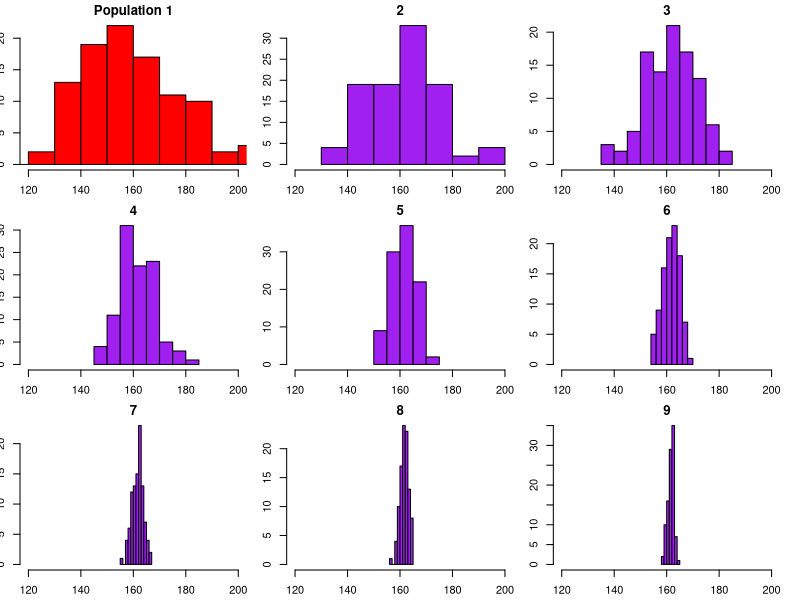
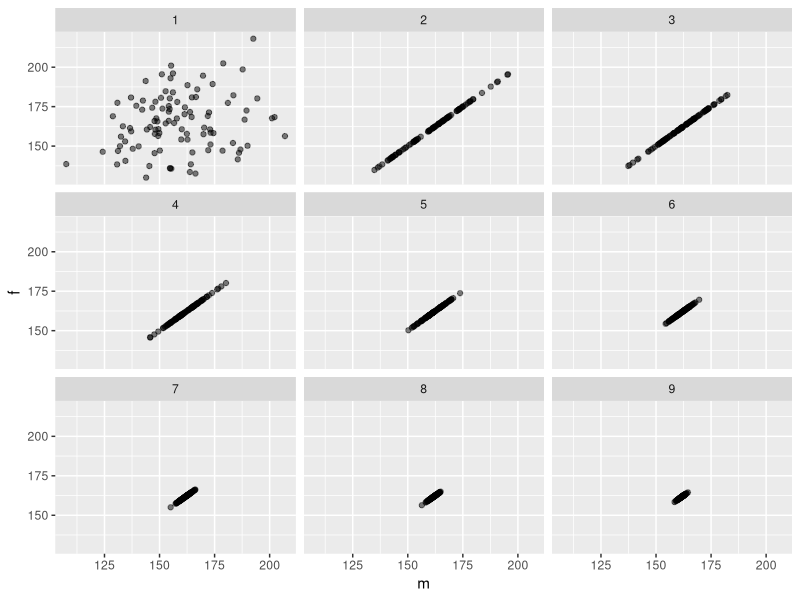
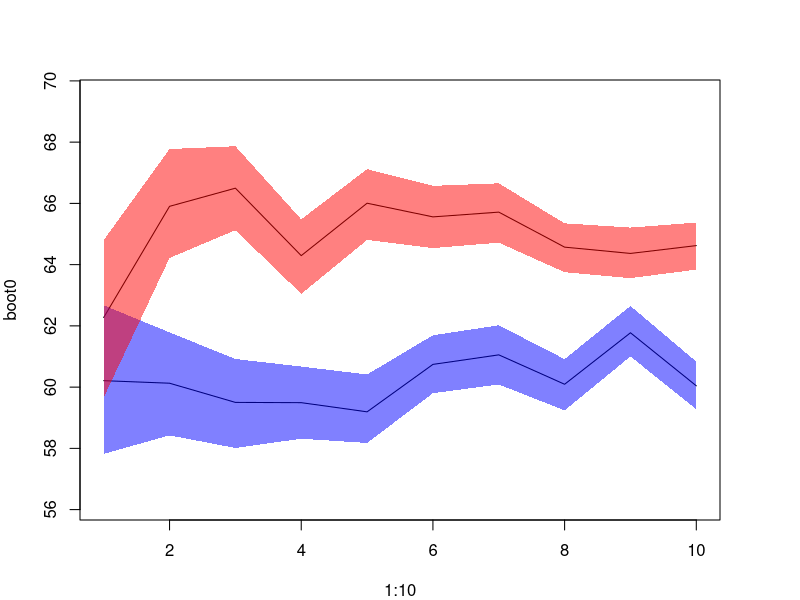
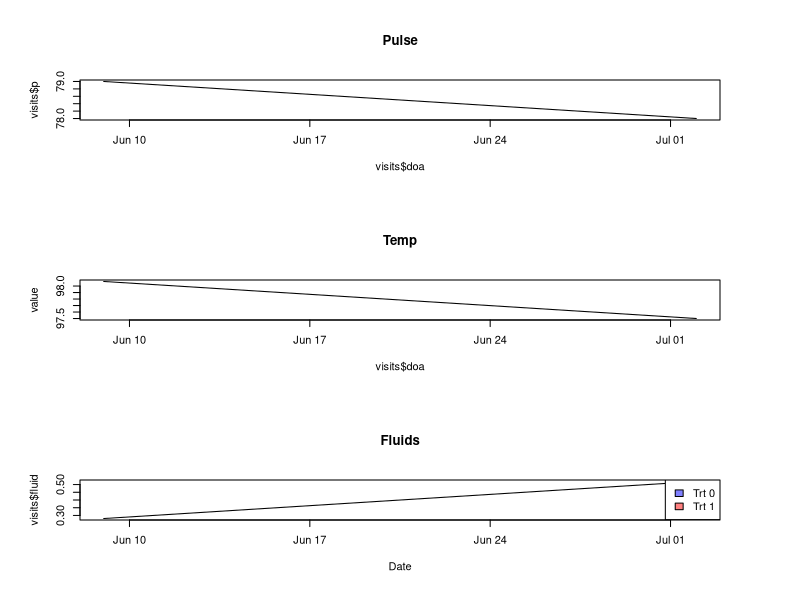

These charts were generated, in order, by the following R code:
## ---- chunk 1
pop <- data.frame(m = rnorm(100, 160, 20), f = rnorm(100, 160, 20))
## ---- chunk 2
next_gen <- function(pop) {
    pop$m <- sample(pop$m)
    pop$m <- rowMeans(pop)
    pop$f <- pop$m
    pop
}
## ---- chunk 3
pop <- data.frame(m = rnorm(100, 160, 20), f = rnorm(100, 160, 20))
gen<- as.data.frame(pop)
par(mfrow=c(3,3), mai=c(0.3,0.2,0.2,0.2))
hist(pop$m, main= "Population 1", xlab=NULL, xlim=c(120,200), col="red")
for(i in 2:9){
pop <- next_gen(pop)
hist(pop$m, main= i, xlab=NULL, xlim=c(120,200), col="purple" ) 
gen <- rbind(gen,pop)
}
## ---- chunk 4
gen$children <- rep(1:9,each=100)
library(ggplot2)
ggplot(gen) + geom_point(alpha = .5) + aes(x=m, y=f) + facet_wrap(~children, nrow= 3)
## ---- chunk 5
ss<-seq(250,2500,250)  
boot0 <- boot1 <-LB0 <- LB1 <- UB0 <- UB1 <- numeric(length(ss))

for(i in seq_along(ss)){
  pop <- sample(0:1,ss[i], replace=T)
  g0 <- sample(rnorm(length(which(pop==0)), 60, 20), ss[i], replace = T)
  g1 <- sample(rnorm(length(which(pop==1)), 65, 20), ss[i], replace = T)
  
  boot0[i] <- mean(g0)
  boot1[i] <- mean(g1)

c0 <- c1 <-0
for(j in 1:1000){
  c0[j] <- mean(sample(g0,replace=T))
  c1[j] <- mean(sample(g1,replace=T))
}

  LB0[i] <- quantile(c0,.025)
  UB0[i] <- quantile(c0,.975)
  LB1[i] <- quantile(c1,.025)
  UB1[i] <- quantile(c1,.975)
}


makeTransparent = function(..., alpha=0.5) {
  if(alpha<0 | alpha>1) stop("alpha must be between 0 and 1")
  alpha = floor(255*alpha)  
  newColor = col2rgb(col=unlist(list(...)), alpha=FALSE)
  .makeTransparent = function(col, alpha) {
    rgb(red=col[1], green=col[2], blue=col[3], alpha=alpha, maxColorValue=255)
  }
  newColor = apply(newColor, 2, .makeTransparent, alpha=alpha)
  return(newColor)
}
par(mfrow=c(1,1))
par(mai=c(0.8,0.8,0.8,0.8))
plot(1:10,boot0,type="l", ylim= c(min(boot0)-3, max(boot1)+3))
lines(1:10,boot1)

rbind(LB0,boot0, UB0)
rbind(LB1,boot1, UB1)

polygon(x=c(1:10,10:1), y= c(LB0,rev(UB0)) , border=NA, col=makeTransparent('blue',alpha=0.5))
polygon(x=c(1:10,10:1), y= c(LB1,rev(UB1)) , border=NA, col=makeTransparent('red',alpha=0.5))
## ---- chunk 6
makePatient <- function() {
  vowel <- grep("[aeiou]", letters)
  cons <- grep("[^aeiou]", letters)
  name <- paste(sample(LETTERS[cons], 1), sample(letters[vowel], 1), sample(letters[cons], 1), sep='')
  gender <- factor(sample(0:1, 1), levels=0:1, labels=c('female','male'))
  dob <- as.Date(sample(7500, 1), origin="1970-01-01")
  n <- sample(6, 1)
  doa <- as.Date(sample(1500, n), origin="2010-01-01")
  pulse <- round(rnorm(n, 80, 10))
  temp <- round(rnorm(n, 98.4, 0.3), 2)
  fluid <- round(runif(n), 2)
 list(name=name, gender=gender, dob=dob, doa=doa, pulse=pulse, temp=temp, fluid=fluid)
}
## ---- chunk 7
set.seed(8)
per <- makePatient()
class(per) <- 'medicalRecord'
## ---- chunk 8
mean.medicalRecord <- function(x){
  mean.p <- mean(x$pulse)
  mean.t <- mean(x$temp)
  mean.f <- mean(x$fluid)
  
  return(list(mean.p = mean.p,mean.t = mean.t,mean.f = mean.f))
  }

print.medicalRecord <- function(x){
  cat(paste("Name:", x$name, "\n"))
  cat(sprintf("%s patient born on %s", x$gender, x$dob),"\n")
  cat("Visits:\n")
  
visits <- data.frame(doa = x$doa, p = x$pulse, t = x$temp, fluid = x$fluid)
  visits = visits[order(visits$doa), ]
  for(i in 1:length(visits$doa)){
    cat(sprintf("Date: %s | Pulse: %3.2s | Temp: %6.4s | Fluid Intake: %6.4s\n",
      visits$doa[i], visits$p[i], visits$t[i], visits$fluid[i]))
  }
}

plot.medicalRecord <- function(x){
  visits = data.frame(doa = x$doa, p = x$pulse, t = x$temp, fluid = x$fluid)
  visits = visits[order(visits$doa), ]
  par(mfrow = c(3,1))
  plot(visits$doa, visits$p, type = "l", xlab = NULL, ylab = NULL, main = "Pulse")
  plot(visits$doa, visits$t, type = "l", xlab = NULL, ylab = "value", main = "Temp")
  plot(visits$doa, visits$fluid, type = "l", xlab = "Date", ylab = NULL, main = "Fluids")
}

mean(per)
print(per)
plot(per)
## ---- chunk 9
set.seed(8)

c <- list()
for(i in 1:10){
  c[[i]] <- patient <- makePatient()
  }
class(c) <- "cohort"

mean.cohort = function(c){
  for(patient in c){
    class(patient) = "medicalRecord"  
    cat("-----------------------\n")
    print(mean(patient))
  }
}

print.cohort = function(c){
  for(patient in c){
    class(patient) = "medicalRecord"
    cat("-----------------------\n")
    print(patient)
  }
}

mean(c)
print(c)
## ---- chunk 10
## questions 1,2: great!!

## question 3: add legend (-1 pt)
c1 <- makeTransparent('blue', alpha=0.5)
c2 <- makeTransparent('red', alpha=0.5)
legend('topright', legend=c('Trt 0', 'Trt 1'), fill=c(c1, c2))

## question 4: awesome

